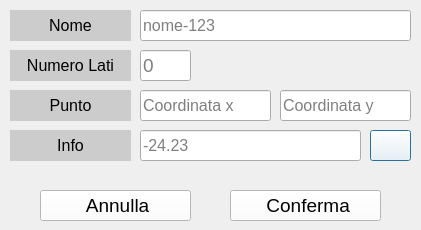
<?xml version="1.0" encoding="UTF-8"?>
<ui version="4.0">
 <class>insertFigura</class>
 <widget class="QDialog" name="insertFigura">
  <property name="geometry">
   <rect>
    <x>0</x>
    <y>0</y>
    <width>421</width>
    <height>230</height>
   </rect>
  </property>
  <property name="font">
   <font>
    <family>Ubuntu</family>
    <pointsize>14</pointsize>
   </font>
  </property>
  <property name="windowTitle">
   <string>Dialog</string>
  </property>
  <property name="layoutDirection">
   <enum>Qt::LeftToRight</enum>
  </property>
  <widget class="QLabel" name="Punto">
   <property name="geometry">
    <rect>
     <x>10</x>
     <y>90</y>
     <width>121</width>
     <height>31</height>
    </rect>
   </property>
   <property name="font">
    <font>
     <family>Ubuntu</family>
     <pointsize>12</pointsize>
    </font>
   </property>
   <property name="toolTip">
    <string>Punto</string>
   </property>
   <property name="styleSheet">
    <string notr="true">background-color: rgb(204, 204, 204);</string>
   </property>
   <property name="text">
    <string>Punto</string>
   </property>
   <property name="alignment">
    <set>Qt::AlignCenter</set>
   </property>
   <property name="textInteractionFlags">
    <set>Qt::NoTextInteraction</set>
   </property>
  </widget>
  <widget class="QLabel" name="nLati">
   <property name="geometry">
    <rect>
     <x>10</x>
     <y>50</y>
     <width>121</width>
     <height>31</height>
    </rect>
   </property>
   <property name="font">
    <font>
     <family>Ubuntu</family>
     <pointsize>12</pointsize>
    </font>
   </property>
   <property name="toolTip">
    <string>Numero lati della figura</string>
   </property>
   <property name="styleSheet">
    <string notr="true">background-color: rgb(204, 204, 204);</string>
   </property>
   <property name="text">
    <string>Numero Lati</string>
   </property>
   <property name="alignment">
    <set>Qt::AlignCenter</set>
   </property>
   <property name="textInteractionFlags">
    <set>Qt::NoTextInteraction</set>
   </property>
  </widget>
  <widget class="QLabel" name="Nome">
   <property name="geometry">
    <rect>
     <x>10</x>
     <y>10</y>
     <width>121</width>
     <height>31</height>
    </rect>
   </property>
   <property name="font">
    <font>
     <family>Ubuntu</family>
     <pointsize>12</pointsize>
    </font>
   </property>
   <property name="toolTip">
    <string>Nome della figura</string>
   </property>
   <property name="styleSheet">
    <string notr="true">background-color: rgb(204, 204, 204);</string>
   </property>
   <property name="text">
    <string>Nome</string>
   </property>
   <property name="alignment">
    <set>Qt::AlignCenter</set>
   </property>
   <property name="textInteractionFlags">
    <set>Qt::NoTextInteraction</set>
   </property>
  </widget>
  <widget class="QPushButton" name="Conferma">
   <property name="geometry">
    <rect>
     <x>230</x>
     <y>190</y>
     <width>151</width>
     <height>31</height>
    </rect>
   </property>
   <property name="font">
    <font>
     <pointsize>14</pointsize>
    </font>
   </property>
   <property name="focusPolicy">
    <enum>Qt::WheelFocus</enum>
   </property>
   <property name="toolTip">
    <string>Conferma nuova figura</string>
   </property>
   <property name="toolTipDuration">
    <number>-1</number>
   </property>
   <property name="accessibleName">
    <string/>
   </property>
   <property name="accessibleDescription">
    <string/>
   </property>
   <property name="layoutDirection">
    <enum>Qt::LeftToRight</enum>
   </property>
   <property name="styleSheet">
    <string notr="true">background-color: rgb(255, 255, 255);</string>
   </property>
   <property name="text">
    <string> Conferma</string>
   </property>
   <property name="icon">
    <iconset>
     <normalon>:/Icone/conferma.png</normalon>
    </iconset>
   </property>
   <property name="iconSize">
    <size>
     <width>25</width>
     <height>25</height>
    </size>
   </property>
   <property name="autoDefault">
    <bool>false</bool>
   </property>
  </widget>
  <widget class="QPushButton" name="Annulla">
   <property name="geometry">
    <rect>
     <x>40</x>
     <y>190</y>
     <width>151</width>
     <height>31</height>
    </rect>
   </property>
   <property name="font">
    <font>
     <pointsize>14</pointsize>
    </font>
   </property>
   <property name="focusPolicy">
    <enum>Qt::NoFocus</enum>
   </property>
   <property name="toolTip">
    <string>Annulla inserimento</string>
   </property>
   <property name="accessibleName">
    <string/>
   </property>
   <property name="accessibleDescription">
    <string/>
   </property>
   <property name="layoutDirection">
    <enum>Qt::LeftToRight</enum>
   </property>
   <property name="styleSheet">
    <string notr="true">background-color: rgb(255, 255, 255);</string>
   </property>
   <property name="text">
    <string comment="Annulla inserimento" extracomment="Annulla inserimento"> Annulla</string>
   </property>
   <property name="icon">
    <iconset>
     <normalon>:/Icone/annulla.png</normalon>
    </iconset>
   </property>
   <property name="iconSize">
    <size>
     <width>25</width>
     <height>25</height>
    </size>
   </property>
   <property name="shortcut">
    <string comment="Annulla inserimento" extracomment="Annulla inserimento"/>
   </property>
   <property name="autoDefault">
    <bool>false</bool>
   </property>
  </widget>
  <widget class="QLabel" name="Info">
   <property name="geometry">
    <rect>
     <x>10</x>
     <y>130</y>
     <width>121</width>
     <height>31</height>
    </rect>
   </property>
   <property name="font">
    <font>
     <family>Ubuntu</family>
     <pointsize>12</pointsize>
    </font>
   </property>
   <property name="toolTip">
    <string>Campo info del vertice</string>
   </property>
   <property name="accessibleName">
    <string/>
   </property>
   <property name="accessibleDescription">
    <string/>
   </property>
   <property name="styleSheet">
    <string notr="true">background-color: rgb(204, 204, 204);</string>
   </property>
   <property name="text">
    <string>Info</string>
   </property>
   <property name="alignment">
    <set>Qt::AlignCenter</set>
   </property>
   <property name="textInteractionFlags">
    <set>Qt::NoTextInteraction</set>
   </property>
  </widget>
  <widget class="QLineEdit" name="i_Nome">
   <property name="geometry">
    <rect>
     <x>140</x>
     <y>10</y>
     <width>271</width>
     <height>31</height>
    </rect>
   </property>
   <property name="font">
    <font>
     <pointsize>12</pointsize>
     <stylestrategy>PreferAntialias</stylestrategy>
    </font>
   </property>
   <property name="toolTip">
    <string>Il nome deve iniziare con una lettera. Max 14 caratteri.</string>
   </property>
   <property name="accessibleName">
    <string/>
   </property>
   <property name="accessibleDescription">
    <string/>
   </property>
   <property name="inputMethodHints">
    <set>Qt::ImhNone</set>
   </property>
   <property name="maxLength">
    <number>14</number>
   </property>
   <property name="placeholderText">
    <string>nome-123</string>
   </property>
   <property name="clearButtonEnabled">
    <bool>true</bool>
   </property>
  </widget>
  <widget class="QLineEdit" name="i_nLati">
   <property name="geometry">
    <rect>
     <x>140</x>
     <y>50</y>
     <width>51</width>
     <height>31</height>
    </rect>
   </property>
   <property name="toolTip">
    <string>Si possono inserire 3 o 4 lati.</string>
   </property>
   <property name="accessibleName">
    <string/>
   </property>
   <property name="accessibleDescription">
    <string/>
   </property>
   <property name="inputMethodHints">
    <set>Qt::ImhDigitsOnly</set>
   </property>
   <property name="maxLength">
    <number>2</number>
   </property>
   <property name="readOnly">
    <bool>false</bool>
   </property>
   <property name="placeholderText">
    <string>0</string>
   </property>
   <property name="clearButtonEnabled">
    <bool>true</bool>
   </property>
  </widget>
  <widget class="QLineEdit" name="i_X">
   <property name="geometry">
    <rect>
     <x>140</x>
     <y>90</y>
     <width>131</width>
     <height>31</height>
    </rect>
   </property>
   <property name="font">
    <font>
     <pointsize>12</pointsize>
    </font>
   </property>
   <property name="toolTip">
    <string>Coordinata X</string>
   </property>
   <property name="accessibleName">
    <string/>
   </property>
   <property name="accessibleDescription">
    <string/>
   </property>
   <property name="inputMethodHints">
    <set>Qt::ImhDigitsOnly</set>
   </property>
   <property name="maxLength">
    <number>20</number>
   </property>
   <property name="placeholderText">
    <string>Coordinata x</string>
   </property>
   <property name="clearButtonEnabled">
    <bool>true</bool>
   </property>
  </widget>
  <widget class="QLineEdit" name="i_Y">
   <property name="geometry">
    <rect>
     <x>280</x>
     <y>90</y>
     <width>131</width>
     <height>31</height>
    </rect>
   </property>
   <property name="font">
    <font>
     <pointsize>12</pointsize>
    </font>
   </property>
   <property name="toolTip">
    <string>Coordinata Y</string>
   </property>
   <property name="accessibleName">
    <string/>
   </property>
   <property name="accessibleDescription">
    <string/>
   </property>
   <property name="inputMethodHints">
    <set>Qt::ImhDigitsOnly</set>
   </property>
   <property name="maxLength">
    <number>20</number>
   </property>
   <property name="placeholderText">
    <string>Coordinata y</string>
   </property>
   <property name="clearButtonEnabled">
    <bool>true</bool>
   </property>
  </widget>
  <widget class="QLineEdit" name="i_Info">
   <property name="geometry">
    <rect>
     <x>140</x>
     <y>130</y>
     <width>221</width>
     <height>31</height>
    </rect>
   </property>
   <property name="font">
    <font>
     <pointsize>12</pointsize>
    </font>
   </property>
   <property name="toolTip">
    <string>Campo info del vertice</string>
   </property>
   <property name="accessibleName">
    <string/>
   </property>
   <property name="accessibleDescription">
    <string/>
   </property>
   <property name="inputMethodHints">
    <set>Qt::ImhDigitsOnly</set>
   </property>
   <property name="maxLength">
    <number>20</number>
   </property>
   <property name="placeholderText">
    <string>-24.23</string>
   </property>
   <property name="clearButtonEnabled">
    <bool>true</bool>
   </property>
  </widget>
  <widget class="QLabel" name="error">
   <property name="geometry">
    <rect>
     <x>142</x>
     <y>165</y>
     <width>261</width>
     <height>20</height>
    </rect>
   </property>
   <property name="font">
    <font>
     <pointsize>10</pointsize>
    </font>
   </property>
   <property name="styleSheet">
    <string notr="true">color: rgb(255, 0, 0)</string>
   </property>
   <property name="text">
    <string/>
   </property>
  </widget>
  <widget class="QPushButton" name="Avanti">
   <property name="geometry">
    <rect>
     <x>370</x>
     <y>130</y>
     <width>41</width>
     <height>31</height>
    </rect>
   </property>
   <property name="toolTip">
    <string>Continua inserimento</string>
   </property>
   <property name="styleSheet">
    <string notr="true">background-color: rgb(255, 255, 255);</string>
   </property>
   <property name="text">
    <string/>
   </property>
   <property name="icon">
    <iconset>
     <activeon>:/Icone/goOn.png</activeon>
    </iconset>
   </property>
   <property name="iconSize">
    <size>
     <width>28</width>
     <height>30</height>
    </size>
   </property>
  </widget>
 </widget>
 <resources/>
 <connections/>
</ui>
